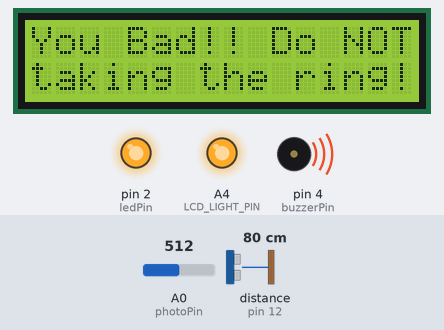
A sketch run on a simulated Arduino Leonardo, built with avr-gcc and run on an emulated ATmega32U4. Shown: 16×2 character LCD, output pins drawn as LEDs (lit = HIGH), buzzer (waves = sounding). Wiring (inferred from the names in the program): ultrasonic range finder: trigger pin 13; echo pin 12. The inputs (shaded band) are chosen by the test bench; at power-on: distance to the obstacle (sensor on pin 12) 80 cm, A0 (photoPin) = 512. The echo pulse lasts 58.3 µs per cm; pins used as bus, display or sensor lines are not drawn.

Above: at 5.45 s.
7.2 s: distance to the obstacle (sensor on pin 12) set to 2 cm
At 13.1 s:
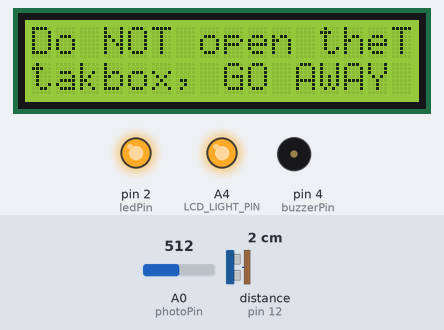
19.9 s: A0 (photoPin) set to 368
27.0 s: A0 (photoPin) set to 334
At 32.2 s:
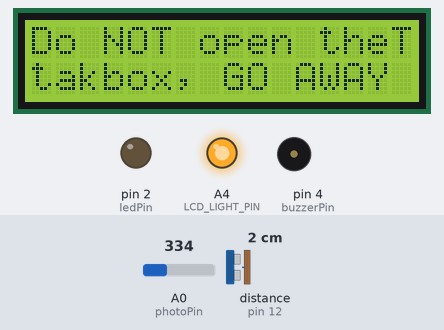
34.1 s: A0 (photoPin) set to 360
At 35.4 s:
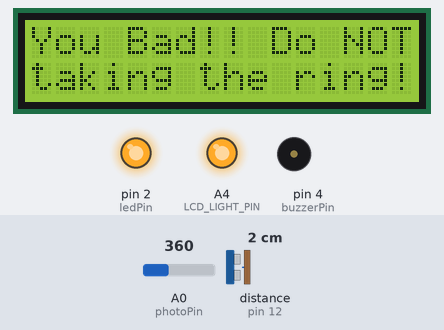
41.2 s: A0 (photoPin) set to 340
At 47.4 s:
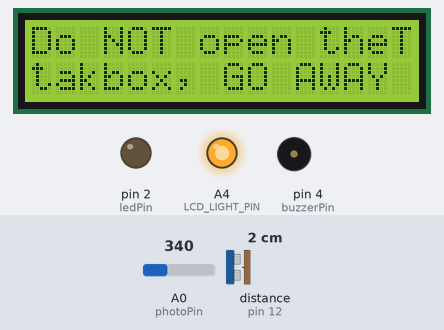
Timing chart, 0 to 48.9 s (numbered marks = the images above; inputs shaded):
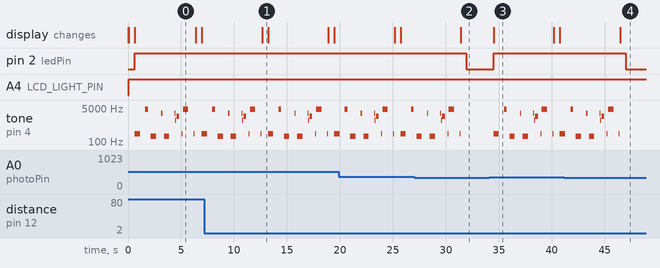

Measured:
- the behaviour switches between 351 and 350 on A0 (photoPin) (found by bisection; images 1 and 2)
- after the input at 7.2 s, the display: changes after 5.5 s (image 1)
- after the input at 27.0 s, pin 2 (ledPin): HIGH → LOW after 4.9 s; tone on pin 4 (buzzerPin): goes on until 31.4 s, then stays silent
- after the input at 34.1 s, pin 2 (ledPin): LOW → HIGH after 0.42 s; tone on pin 4 (buzzerPin): plays 262 Hz for 0.50 s, 4435 Hz for 0.25 s, 196 Hz for 0.50 s, 2794 Hz for 0.13 s, 196 Hz for 0.50 s, 2794 Hz for 0.03 s … (12 notes in this stretch), starting after 0.42 s; the display: changes after 0.42 s (image 3)
- after the input at 41.2 s, pin 2 (ledPin): HIGH → LOW after 5.8 s; tone on pin 4 (buzzerPin): goes on until 46.4 s, then stays silent
- by itself, tone on pin 4 (buzzerPin): plays 4435 Hz for 0.25 s, 196 Hz for 0.50 s, 2794 Hz for 0.13 s, 196 Hz for 0.50 s, 2794 Hz for 0.03 s, 1245 Hz for 0.06 s … (22 notes in this stretch)
- what the display in image 1 shows lasts 0.5 s, from 12.7 s to 13.2 s

The sketch:

final.ino
```cpp
//#include <Servo.h>
#include <LiquidCrystal.h>
#include "pitches.h"

#define LCD_LIGHT_PIN A4
#define LCD_LIGHT_ON_TIME 60000

#define trigPin 13
#define echoPin 12

//Servo myservo;
//int pos = 0;
int photoPin = A0;
int buzzerPin = 4;
int ledPin = 2;


LiquidCrystal lcd(8, 9, 5, 6, 7, 3);

unsigned int currentLcdLightOnTime = 0;
// For calculating the lcd light on time.
unsigned long lcdLightOn_StartMillis;

boolean isLcdLightOn;

int melody[] = {
  NOTE_C4, NOTE_CS8, NOTE_G3, NOTE_F7, NOTE_G3, NOTE_F7, NOTE_DS6, NOTE_B6,NOTE_C4, NOTE_CS8,NOTE_C4, NOTE_CS8
};

// note durations: 4 = quarter note, 8 = eighth note, etc.:
int noteDurations[] = {
  2, 4, 2, 8, 2, 32, 16, 4, 16, 2, 16,2
};


void setup() {

 // myservo.attach(2);
 Serial.begin(9600);
  while (!Serial) {
    ; // wait for serial port to connect. Needed for Leonardo only
  }


  pinMode(trigPin, OUTPUT);
  pinMode(echoPin, INPUT);

  pinMode(photoPin, INPUT);
  pinMode(buzzerPin, OUTPUT);
  pinMode(ledPin, OUTPUT);


  pinMode(LCD_LIGHT_PIN, OUTPUT);
  // Set the lcd display backlight anode pin to low - lcd light off.
  digitalWrite(LCD_LIGHT_PIN, LOW);
  isLcdLightOn = false;


}

 /*  for(pos = 0; pos<180; pos+=1)
  {
    myservo.write(pos);
    //delay(15);
  }
  for(pos = 180; pos>=1; pos-=1)
  {
    myservo.write(pos);
    //delay(10);
  }
  */
  /*#include <Servo.h>

Servo myservo;  // สร้านออปเจ็กชื่อ myservo จากคลาส Servo เพื่อควบคุม servo

int potpin = 0;    // ขาอะนาล็อกใช้ต่อกับตัวต้านทานปรับค่าได้
int val;               // ใช้เก็บค่าที่อ่านได้จากตัวต้านทานปรับค่าได้

void setup()
{
  myservo.attach(9);  // บอกว่าจะต่อ servo ที่ขา 9
}

void loop()
{
  val = analogRead(potpin);             // อ่านค่าอะนาล็อกจากตัวต้านทานปรับค่าได้
  val = map(val, 0, 1023, 0, 179);     // แปลงช่วง 0-1023 ที่อ่านได้ ให้อยู่ในช่วง 0-179
  myservo.write(val);                       // ส่งค่าไปควบคุม servo เป็นมุมที่ต้องการในช่วง 0-179 องศา
  delay(15);                                   // หน่วงเวลาให้ servo ได้ทำงาน
}

*/

void loop() {


//distence sensor & lcd screen
  long duration, distance;
  digitalWrite(trigPin, LOW);
  delayMicroseconds(2);
  digitalWrite(trigPin, HIGH);
  delayMicroseconds(10);
  digitalWrite(trigPin, LOW);
  duration = pulseIn(echoPin, HIGH);
  distance = (duration/2) / 29.1;


  if (distance < 15) {  // This is where the LED On/Off happens\
      lcd.begin(16, 2);
      lcd.setCursor(0, 0); // First row.
      lcd.print("Do NOT open the");
      lcd.setCursor(3, 1); // Second row.
      lcd.print("box, GO AWAY ");
      lcd.display();
    lcdLightOn_StartMillis = millis();
    currentLcdLightOnTime = 0;
    isLcdLightOn = true;
    digitalWrite(LCD_LIGHT_PIN, HIGH);

  }
  else{
      lcd.begin(16, 2);
      lcd.setCursor(0, 0); // First row.
      lcd.print("Come to the box");
      lcd.setCursor(3, 1); // Second row.
      lcd.print("Come on!");
      lcd.display();
    lcdLightOn_StartMillis = millis();
    currentLcdLightOnTime = 0;
    isLcdLightOn = false;
    digitalWrite(LCD_LIGHT_PIN, HIGH);
  }
  if (distance >= 200 || distance <= 0){
    //Serial.println("Out of range");
  }
  else {
    //Serial.print(distance);
    //Serial.println(" cm");
  }
  delay(500);


//photoresisror & buzzer
int photoVal = analogRead(photoPin);
//Serial.println(photoVal);
 if(photoVal>350){

      lcd.begin(16, 2);
      lcd.setCursor(0, 0); // First row.
      lcd.print("You Bad!! Do NOT");
      lcd.setCursor(0, 1); // Second row.
      lcd.print("taking the ring!");
      lcd.display();
    lcdLightOn_StartMillis = millis();
    currentLcdLightOnTime = 0;
    isLcdLightOn = false;
    digitalWrite(LCD_LIGHT_PIN, HIGH);
    digitalWrite(2,HIGH);
    for (int thisNote = 0; thisNote < 11; thisNote++) {

    // to calculate the note duration, take one second
    // divided by the note type.
    //e.g. quarter note = 1000 / 4, eighth note = 1000/8, etc.
    int noteDuration = 1000 / noteDurations[thisNote];
    tone(4, melody[thisNote], noteDuration);

    // to distinguish the notes, set a minimum time between them.
    // the note's duration + 30% seems to work well:
    int pauseBetweenNotes = noteDuration * 2.00;
    delay(pauseBetweenNotes);
    // stop the tone playing:
    noTone(4);

   }
 }else{
  noTone(4);
  digitalWrite(2,LOW);


 }
}
```

pitches.h
```cpp
#define NOTE_B0  31
#define NOTE_C1  33
#define NOTE_CS1 35
#define NOTE_D1  37
#define NOTE_DS1 39
#define NOTE_E1  41
#define NOTE_F1  44
#define NOTE_FS1 46
#define NOTE_G1  49
#define NOTE_GS1 52
#define NOTE_A1  55
#define NOTE_AS1 58
#define NOTE_B1  62
#define NOTE_C2  65
#define NOTE_CS2 69
#define NOTE_D2  73
#define NOTE_DS2 78
#define NOTE_E2  82
#define NOTE_F2  87
#define NOTE_FS2 93
#define NOTE_G2  98
#define NOTE_GS2 104
#define NOTE_A2  110
#define NOTE_AS2 117
#define NOTE_B2  123
#define NOTE_C3  131
#define NOTE_CS3 139
#define NOTE_D3  147
#define NOTE_DS3 156
#define NOTE_E3  165
#define NOTE_F3  175
#define NOTE_FS3 185
#define NOTE_G3  196
#define NOTE_GS3 208
#define NOTE_A3  220
#define NOTE_AS3 233
#define NOTE_B3  247
#define NOTE_C4  262
#define NOTE_CS4 277
#define NOTE_D4  294
#define NOTE_DS4 311
#define NOTE_E4  330
#define NOTE_F4  349
#define NOTE_FS4 370
#define NOTE_G4  392
#define NOTE_GS4 415
#define NOTE_A4  440
#define NOTE_AS4 466
#define NOTE_B4  494
#define NOTE_C5  523
#define NOTE_CS5 554
#define NOTE_D5  587
#define NOTE_DS5 622
#define NOTE_E5  659
#define NOTE_F5  698
#define NOTE_FS5 740
#define NOTE_G5  784
#define NOTE_GS5 831
#define NOTE_A5  880
#define NOTE_AS5 932
#define NOTE_B5  988
#define NOTE_C6  1047
#define NOTE_CS6 1109
#define NOTE_D6  1175
#define NOTE_DS6 1245
#define NOTE_E6  1319
#define NOTE_F6  1397
#define NOTE_FS6 1480
#define NOTE_G6  1568
#define NOTE_GS6 1661
#define NOTE_A6  1760
#define NOTE_AS6 1865
#define NOTE_B6  1976
#define NOTE_C7  2093
#define NOTE_CS7 2217
#define NOTE_D7  2349
#define NOTE_DS7 2489
#define NOTE_E7  2637
#define NOTE_F7  2794
#define NOTE_FS7 2960
#define NOTE_G7  3136
#define NOTE_GS7 3322
#define NOTE_A7  3520
#define NOTE_AS7 3729
#define NOTE_B7  3951
#define NOTE_C8  4186
#define NOTE_CS8 4435
#define NOTE_D8  4699
#define NOTE_DS8 4978
```
